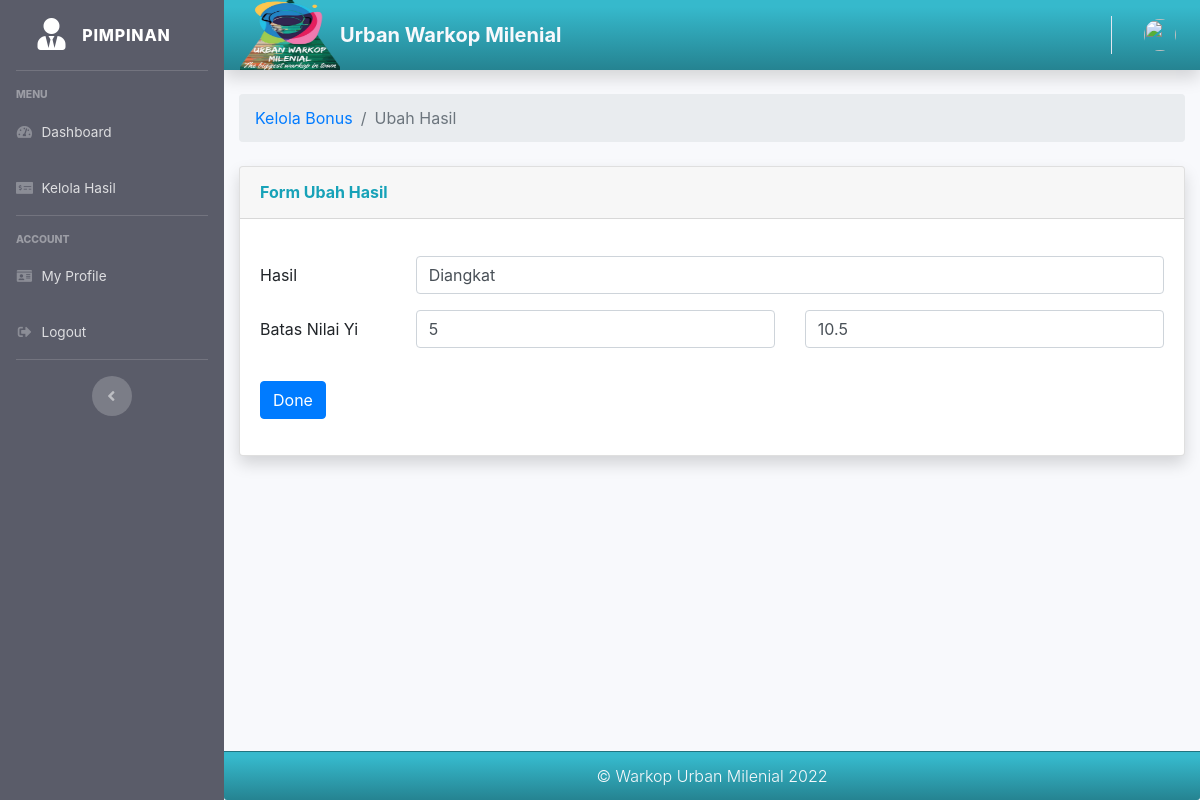
/pimpinan/ubah_hasil/19, run on the app's committed database.
### tables this page shows
CREATE TABLE `tb_hasil` (
  `id` int(11) NOT NULL,
  `hasil` varchar(128) NOT NULL,
  `min_nilai_yi` double NOT NULL,
  `max_nilai_yi` double NOT NULL,
  `id_user` int(11) NOT NULL,
  `email` varchar(128) NOT NULL
);

### application/controllers/Pimpinan.php (called while the page is built, shortened)
<?php
class Pimpinan extends CI_Controller
{
    public function __construct()
    {
        $this->load->model('Pimpinan_model');
        $this->load->model('Karyawan_model');
        $this->load->model('Kriteria_model');
        $this->load->model('Peringkat_model');
        $this->load->model('Hasil_model');
    }
    public function ubah_hasil($id)
    {
        $data['user'] = $this->db->get_where('user', ['email' => $this->session->userdata('email')])->row_array();
        $data['tb_hasil'] = $this->Pimpinan_model->getDataHasilById($id);
        $data['title'] = 'Ubah Hasil';
        $this->form_validation->set_rules('hasil', 'hasil', 'required');
        $this->form_validation->set_rules('min_nilai_yi', 'min_nilai_yi', 'required');
        $this->form_validation->set_rules('max_nilai_yi', 'max_nilai_yi', 'required');
        $this->form_validation->set_rules('email', 'email', 'required');
        if ($this->form_validation->run() == false) {
            $this->load->view('templates/pimpinan_header', $data);
            $this->load->view('templates/pimpinan_sidebar', $data);
            $this->load->view('templates/pimpinan_topbar', $data);
            $this->load->view('pimpinan/ubah_hasil', $data);
            $this->load->view('templates/pimpinan_footer');
        }
    }
}

### index.php (called while the page is built, shortened)
<?php
require_once BASEPATH.'core/CodeIgniter.php';

### application/models/Pimpinan_model.php (called while the page is built, shortened)
<?php
class Pimpinan_model extends CI_Model
{
    public function getDataHasilById($id)
    {
        return $this->db->get_where('tb_hasil', ['id' => $id])->row_array();
    }
}

### application/views/pimpinan/ubah_hasil.php (the view, shortened to what this page needs)
<div class="container-fluid">
    <nav aria-label="breadcrumb">
        <ol class="breadcrumb">
            <li class="breadcrumb-item"><a href="<?= base_url(); ?>pimpinan/kelola_hasil">Kelola Bonus</a></li>
            <li class="breadcrumb-item active" aria-current="page">Ubah Hasil</li>
        </ol>
    </nav>
    <div class="card shadow mb-4">
        <div class="card-header py-3">
            <h6 class="m-0 font-weight-bold text-info">Form Ubah Hasil</h6>
        </div>
        <div class="card-body">
            <form action="" method="post">
                <div class="form-group row">
                    <div class="col-sm-6">
                    </div>
                </div>
                <div class="form-group row">
                    <label for="hasil" class="col-sm-2 col-form-label">Hasil</label>
                    <div class="col-sm-10">
                        <input type="text" class="form-control " id="hasil" name="hasil" value="<?= $tb_hasil['hasil']; ?>">
                    </div>
                </div>
                <div class="form-group row">
                    <label for="batas_nilai_yi" class="col-sm-2 col-form-label">Batas Nilai Yi</label>
                    <div class="col-sm-5">
                        <input type="text" class="form-control" id="min_nilai_yi" name="min_nilai_yi" value="<?= $tb_hasil['min_nilai_yi']; ?>">
                    </div>
                    <div class="col-sm-5">
                        <input type="text" class="form-control" id="max_nilai_yi" name="max_nilai_yi" value="<?= $tb_hasil['max_nilai_yi']; ?>">
                    </div>
                </div>
                <div class="form-group row">
                    <div class="col-sm-6">
                    </div>
                </div>
                <div class="form-group row">
                    <div class="col-sm-10">
                        <button type="submit" class="btn btn-primary">Done</button>
                    </div>
                </div>
            </form>
        </div>
    </div>
</div>
</div>

### assets/css/custom.css (style rules this page uses)
body { font-family: 'Open Sans', sans-serif; }

### data on the page
tb_hasil: hasil "Diangkat", min_nilai_yi "5", max_nilai_yi "10.5"
